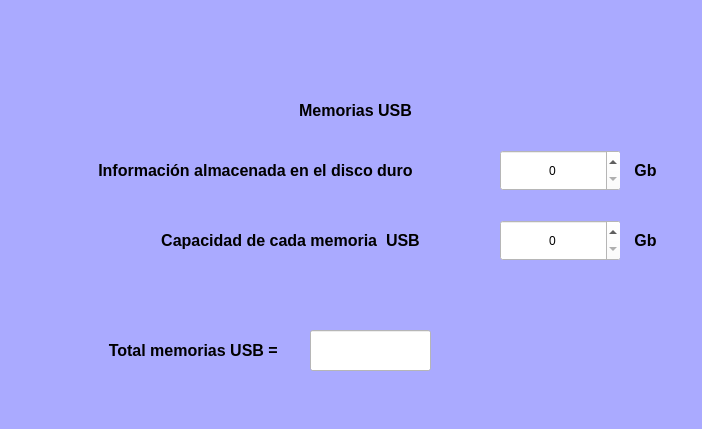
<?xml version="1.0" encoding="UTF-8"?>
<ui version="4.0">
 <class>MainWindow</class>
 <widget class="QMainWindow" name="MainWindow">
  <property name="geometry">
   <rect>
    <x>0</x>
    <y>0</y>
    <width>702</width>
    <height>429</height>
   </rect>
  </property>
  <property name="windowTitle">
   <string>MainWindow</string>
  </property>
  <property name="styleSheet">
   <string notr="true">Background-color: rgb(170, 170, 255);</string>
  </property>
  <widget class="QWidget" name="centralwidget">
   <widget class="QLabel" name="label_3">
    <property name="geometry">
     <rect>
      <x>100</x>
      <y>210</y>
      <width>381</width>
      <height>61</height>
     </rect>
    </property>
    <property name="font">
     <font>
      <pointsize>12</pointsize>
      <weight>75</weight>
      <bold>true</bold>
     </font>
    </property>
    <property name="text">
     <string>Capacidad de cada memoria  USB</string>
    </property>
    <property name="alignment">
     <set>Qt::AlignCenter</set>
    </property>
   </widget>
   <widget class="QSpinBox" name="spinBox2">
    <property name="geometry">
     <rect>
      <x>500</x>
      <y>220</y>
      <width>121</width>
      <height>41</height>
     </rect>
    </property>
    <property name="toolTip">
     <string>Presiona para cambiar el numero</string>
    </property>
    <property name="statusTip">
     <string>Presiona para cambiar el numero</string>
    </property>
    <property name="styleSheet">
     <string notr="true">background-color: rgb(255, 255, 255);</string>
    </property>
    <property name="alignment">
     <set>Qt::AlignCenter</set>
    </property>
   </widget>
   <widget class="QLabel" name="label_4">
    <property name="geometry">
     <rect>
      <x>620</x>
      <y>220</y>
      <width>51</width>
      <height>41</height>
     </rect>
    </property>
    <property name="font">
     <font>
      <pointsize>12</pointsize>
      <weight>75</weight>
      <bold>true</bold>
     </font>
    </property>
    <property name="text">
     <string>Gb</string>
    </property>
    <property name="alignment">
     <set>Qt::AlignCenter</set>
    </property>
   </widget>
   <widget class="QLabel" name="label_5">
    <property name="geometry">
     <rect>
      <x>70</x>
      <y>330</y>
      <width>251</width>
      <height>41</height>
     </rect>
    </property>
    <property name="font">
     <font>
      <pointsize>12</pointsize>
      <weight>75</weight>
      <bold>true</bold>
     </font>
    </property>
    <property name="text">
     <string>Total memorias USB = </string>
    </property>
    <property name="alignment">
     <set>Qt::AlignCenter</set>
    </property>
   </widget>
   <widget class="QLineEdit" name="txtresultado">
    <property name="geometry">
     <rect>
      <x>310</x>
      <y>330</y>
      <width>121</width>
      <height>41</height>
     </rect>
    </property>
    <property name="font">
     <font>
      <pointsize>14</pointsize>
      <weight>75</weight>
      <bold>true</bold>
     </font>
    </property>
    <property name="styleSheet">
     <string notr="true">background-color: rgb(255, 255, 255);</string>
    </property>
    <property name="text">
     <string/>
    </property>
    <property name="alignment">
     <set>Qt::AlignCenter</set>
    </property>
   </widget>
   <widget class="QSpinBox" name="spinBox1">
    <property name="geometry">
     <rect>
      <x>500</x>
      <y>150</y>
      <width>121</width>
      <height>41</height>
     </rect>
    </property>
    <property name="toolTip">
     <string>Presiona para cambiar el numero</string>
    </property>
    <property name="statusTip">
     <string>Presiona para cambiar el numero</string>
    </property>
    <property name="styleSheet">
     <string notr="true">background-color: rgb(255, 255, 255);</string>
    </property>
    <property name="alignment">
     <set>Qt::AlignCenter</set>
    </property>
   </widget>
   <widget class="QLabel" name="label_6">
    <property name="geometry">
     <rect>
      <x>30</x>
      <y>140</y>
      <width>451</width>
      <height>61</height>
     </rect>
    </property>
    <property name="font">
     <font>
      <pointsize>12</pointsize>
      <weight>75</weight>
      <bold>true</bold>
     </font>
    </property>
    <property name="text">
     <string>Información almacenada en el disco duro</string>
    </property>
    <property name="alignment">
     <set>Qt::AlignCenter</set>
    </property>
   </widget>
   <widget class="QLabel" name="label_7">
    <property name="geometry">
     <rect>
      <x>620</x>
      <y>150</y>
      <width>51</width>
      <height>41</height>
     </rect>
    </property>
    <property name="font">
     <font>
      <pointsize>12</pointsize>
      <weight>75</weight>
      <bold>true</bold>
     </font>
    </property>
    <property name="text">
     <string>Gb</string>
    </property>
    <property name="alignment">
     <set>Qt::AlignCenter</set>
    </property>
   </widget>
   <widget class="QLabel" name="label_8">
    <property name="geometry">
     <rect>
      <x>30</x>
      <y>10</y>
      <width>641</width>
      <height>81</height>
     </rect>
    </property>
    <property name="text">
     <string/>
    </property>
    <property name="pixmap">
     <pixmap resource="recursos_proyecto.qrc">:/LOGOS/Imagenes/uat.png</pixmap>
    </property>
    <property name="scaledContents">
     <bool>true</bool>
    </property>
   </widget>
   <widget class="QLabel" name="label_2">
    <property name="geometry">
     <rect>
      <x>610</x>
      <y>330</y>
      <width>81</width>
      <height>71</height>
     </rect>
    </property>
    <property name="text">
     <string/>
    </property>
    <property name="pixmap">
     <pixmap resource="recursos_proyecto.qrc">:/LOGOS/Imagenes/pngegg.png</pixmap>
    </property>
    <property name="scaledContents">
     <bool>true</bool>
    </property>
   </widget>
   <widget class="QLabel" name="label_9">
    <property name="geometry">
     <rect>
      <x>130</x>
      <y>80</y>
      <width>451</width>
      <height>61</height>
     </rect>
    </property>
    <property name="font">
     <font>
      <pointsize>12</pointsize>
      <weight>75</weight>
      <bold>true</bold>
     </font>
    </property>
    <property name="text">
     <string>Memorias USB</string>
    </property>
    <property name="alignment">
     <set>Qt::AlignCenter</set>
    </property>
   </widget>
   <zorder>label_3</zorder>
   <zorder>spinBox2</zorder>
   <zorder>label_5</zorder>
   <zorder>txtresultado</zorder>
   <zorder>label_4</zorder>
   <zorder>spinBox1</zorder>
   <zorder>label_6</zorder>
   <zorder>label_7</zorder>
   <zorder>label_2</zorder>
   <zorder>label_9</zorder>
   <zorder>label_8</zorder>
  </widget>
  <widget class="QStatusBar" name="statusbar">
   <property name="font">
    <font>
     <weight>75</weight>
     <bold>true</bold>
    </font>
   </property>
  </widget>
 </widget>
 <resources>
  <include location="recursos_proyecto.qrc"/>
 </resources>
 <connections/>
</ui>
